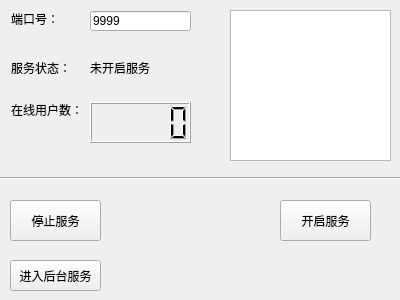
<?xml version="1.0" encoding="UTF-8"?>
<ui version="4.0">
 <class>MainWidget</class>
 <widget class="QWidget" name="MainWidget">
  <property name="geometry">
   <rect>
    <x>0</x>
    <y>0</y>
    <width>400</width>
    <height>300</height>
   </rect>
  </property>
  <property name="windowTitle">
   <string>MainWidget</string>
  </property>
  <widget class="QPushButton" name="startService">
   <property name="geometry">
    <rect>
     <x>280</x>
     <y>200</y>
     <width>91</width>
     <height>41</height>
    </rect>
   </property>
   <property name="text">
    <string>开启服务</string>
   </property>
  </widget>
  <widget class="QPushButton" name="backgroundService">
   <property name="geometry">
    <rect>
     <x>10</x>
     <y>260</y>
     <width>91</width>
     <height>31</height>
    </rect>
   </property>
   <property name="text">
    <string>进入后台服务</string>
   </property>
  </widget>
  <widget class="QLineEdit" name="port">
   <property name="geometry">
    <rect>
     <x>90</x>
     <y>11</y>
     <width>101</width>
     <height>20</height>
    </rect>
   </property>
   <property name="text">
    <string>9999</string>
   </property>
  </widget>
  <widget class="QLabel" name="label">
   <property name="geometry">
    <rect>
     <x>11</x>
     <y>11</y>
     <width>48</width>
     <height>16</height>
    </rect>
   </property>
   <property name="text">
    <string>端口号：</string>
   </property>
  </widget>
  <widget class="QLabel" name="label_2">
   <property name="geometry">
    <rect>
     <x>11</x>
     <y>60</y>
     <width>60</width>
     <height>16</height>
    </rect>
   </property>
   <property name="text">
    <string>服务状态：</string>
   </property>
  </widget>
  <widget class="Line" name="line">
   <property name="geometry">
    <rect>
     <x>0</x>
     <y>170</y>
     <width>401</width>
     <height>16</height>
    </rect>
   </property>
   <property name="orientation">
    <enum>Qt::Horizontal</enum>
   </property>
  </widget>
  <widget class="QLCDNumber" name="onlineUserNum">
   <property name="geometry">
    <rect>
     <x>90</x>
     <y>102</y>
     <width>101</width>
     <height>41</height>
    </rect>
   </property>
  </widget>
  <widget class="QLabel" name="label_3">
   <property name="geometry">
    <rect>
     <x>11</x>
     <y>102</y>
     <width>71</width>
     <height>16</height>
    </rect>
   </property>
   <property name="text">
    <string>在线用户数：</string>
   </property>
  </widget>
  <widget class="QLabel" name="status">
   <property name="geometry">
    <rect>
     <x>90</x>
     <y>60</y>
     <width>60</width>
     <height>16</height>
    </rect>
   </property>
   <property name="text">
    <string>未开启服务</string>
   </property>
  </widget>
  <widget class="QPushButton" name="stopService">
   <property name="geometry">
    <rect>
     <x>10</x>
     <y>200</y>
     <width>91</width>
     <height>41</height>
    </rect>
   </property>
   <property name="text">
    <string>停止服务</string>
   </property>
  </widget>
  <widget class="QPlainTextEdit" name="logshow">
   <property name="geometry">
    <rect>
     <x>230</x>
     <y>10</y>
     <width>161</width>
     <height>151</height>
    </rect>
   </property>
  </widget>
 </widget>
 <layoutdefault spacing="6" margin="11"/>
 <resources/>
 <connections/>
</ui>
